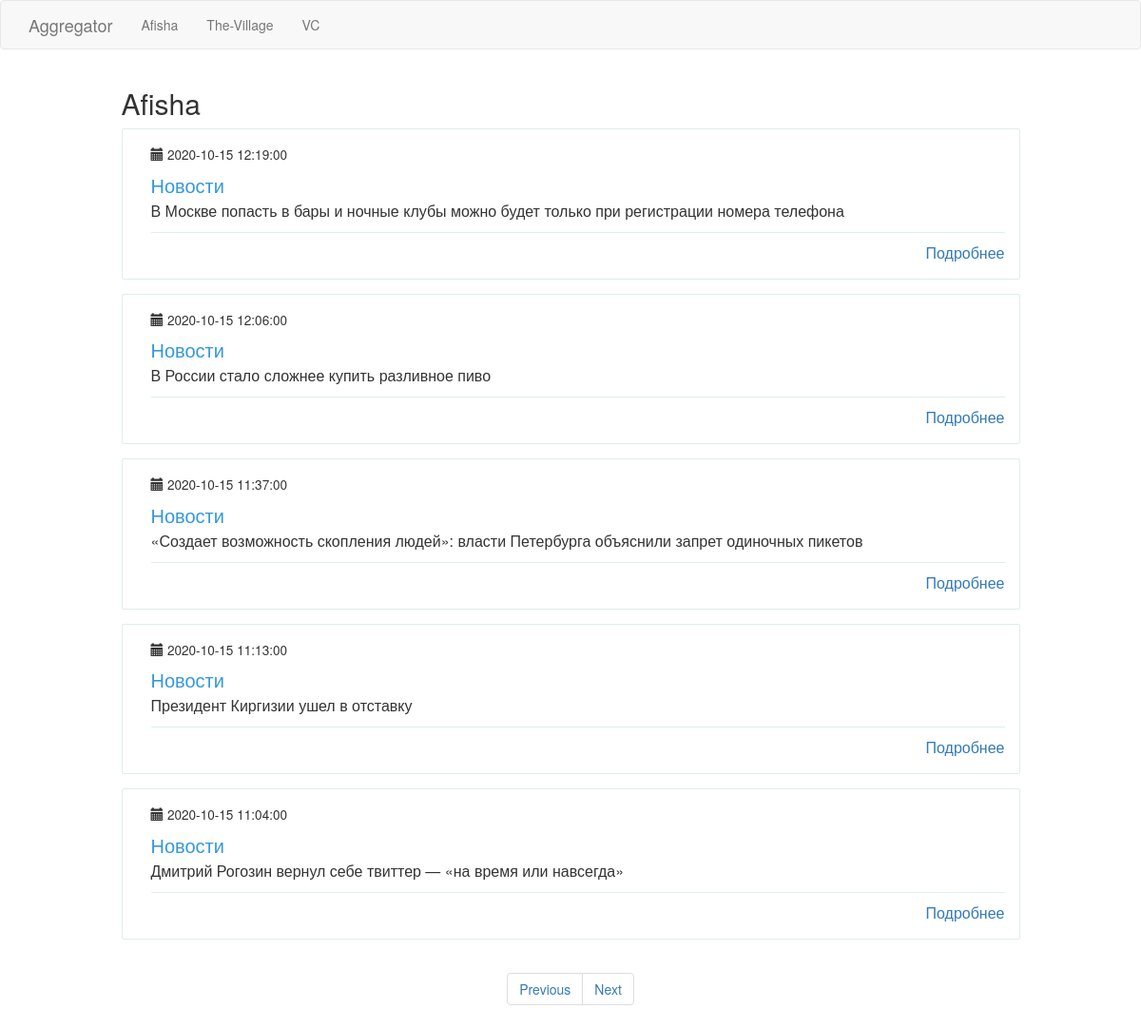
The app's page /afisha?page=2 with its own data.
### app/models.py (models this page shows, shortened)
class PaginatedAPIMixin(object):
    @staticmethod
    def to_collection_dict(query, page, per_page, endpoint, **kwargs):
        resources = query.paginate(page, per_page, False)
        data = {
            'items': [item.to_dict() for item in resources.items],
            '_meta': {
                'page': page,
                'per_page': per_page,
                'total_pages': resources.pages,
                'total_items': resources.total
            },
            '_links': {
                'self': url_for(endpoint, page=page, per_page=per_page, **kwargs),
                'next': url_for(endpoint, page=page + 1, per_page=per_page, **kwargs) if resources.has_next else None,
                'prev': url_for(endpoint, page=page - 1, per_page=per_page, **kwargs) if resources.has_prev else None
            }
        }
        return data

class News(PaginatedAPIMixin, db.Model):
    id = db.Column(db.Integer, primary_key=True)
    header = db.Column(db.String(120), index=True, unique=True)
    link = db.Column(db.String(120), index=True, unique=True)
    timestamp = db.Column(db.DateTime, index=True, default=datetime.utcnow)
    user_id = db.Column(db.Integer, db.ForeignKey('resource.id'))

### app/main/routes.py (the view)
@bp.route('/afisha', methods=['GET'])
@cache.cached(timeout=120, query_string=True)
def afisha():
    resource_id = current_app.config['RESOURCE_ID'][request.path[1:]]
    news_per_page = get_news_per_page(resource_id)
    next_url, prev_url = create_next_prev_page("afisha", news_per_page)
    return render_template("news.html", news=news_per_page.items, title="Afisha",
                           next_url=next_url, prev_url=prev_url)

### app/main/services.py (called while the page is built)
def create_next_prev_page(resource: str, news: Pagination) -> (str, str):
    next_url = url_for(f'main.{resource}', page=news.next_num) if news.has_next else None
    prev_url = url_for(f'main.{resource}', page=news.prev_num) if news.has_prev else None
    return next_url, prev_url

def get_news_per_page(resource_id: int) -> Pagination:
    page = request.args.get('page', 1, type=int)
    return News.query.filter_by(user_id=resource_id).order_by(News.timestamp.desc())\
        .paginate(page, current_app.config['POSTS_PER_PAGE'], False)

### app/templates/news.html (shortened to what this page needs)
{% extends "base.html" %}
{% block content %}
    <div class="container">
      <div class="row">
         <div class="col-md-10 col-md-offset-1 header-h2">
             <h2>{{ title }}</h2>
         </div>
        {% for new in news %}
        <div class="col-md-10 col-md-offset-1">
          <div class="wp-block property list">
            <div class="wp-block-body">
              <div class="wp-block-content">
                <small>
                 <span class="glyphicon glyphicon-calendar" aria-hidden="true"></span> {{ new.timestamp  }}
                </small>
                <h4 class="content-title">Новости</h4>
                <p class="description">{{ new.header }}</p>
                <span class="pull-right">
                  <span class="capacity">
                     <a href="{{ new.link }}">Подробнее</a>
                  </span>
                </span>
              </div>
            </div>
          </div>
        </div>
      {% endfor %}
      </div>
    </div>
<nav class="text-center" aria-label="Page navigation example">
  <ul class="pagination">
    <li class="page-item {% if not prev_url %} disabled{% endif %}">
      <a class="page-link" href="{{ prev_url or '#' }}" tabindex="-1">Previous</a>
    </li>
    <li class="page-item{% if not next_url %} disabled{% endif %}">
      <a class="page-link" href="{{ next_url or '#' }}">Next</a>
    </li>
  </ul>
</nav>
{% endblock %}

### app/static/style.css (style rules this page uses)
.wp-block { margin: 0 0 15px 0; -webkit-transition: all .3s linear; transition: all .3s linear; position: relative; cursor: default; border-radius: 2px; }
.wp-block.property.list { border: 1px solid #e0eded; margin-bottom: 15px !important; }
.wp-block.property.list { padding: 15px 15px 0 15px; }
.wp-block.property.list { margin: 0; padding: 0; font-size: 16px; font-weight: 400; }
.wp-block .wp-block-body { padding: 15px; }
.wp-block.property.list .wp-block-content .content-title { font-size: 20px; color: #3498db; margin-bottom: 5px; }
.wp-block.property.list .wp-block-body .wp-block-content { width: 10%; display: table-cell; vertical-align: top; padding-left: 15px; }
.wp-block.property.list .wp-block-content .description { padding-bottom: 10px; border-bottom: 1px solid #e0eded; }

### records on screen
News: timestamp "2020-10-15 12:19:00", header "В Москве попасть в бары и ночные клубы можно будет только при регистрации номера телефона"
News: timestamp "2020-10-15 12:06:00", header "В России стало сложнее купить разливное пиво"
News: timestamp "2020-10-15 11:37:00", header "«Создает возможность скопления людей»: власти Петербурга объяснили запрет одиночных пикетов"
News: timestamp "2020-10-15 11:13:00", header "Президент Киргизии ушел в отставку"
News: timestamp "2020-10-15 11:04:00", header "Дмитрий Рогозин вернул себе твиттер — «на время или навсегда»"

### other values on screen
{{ title }} "Afisha"
